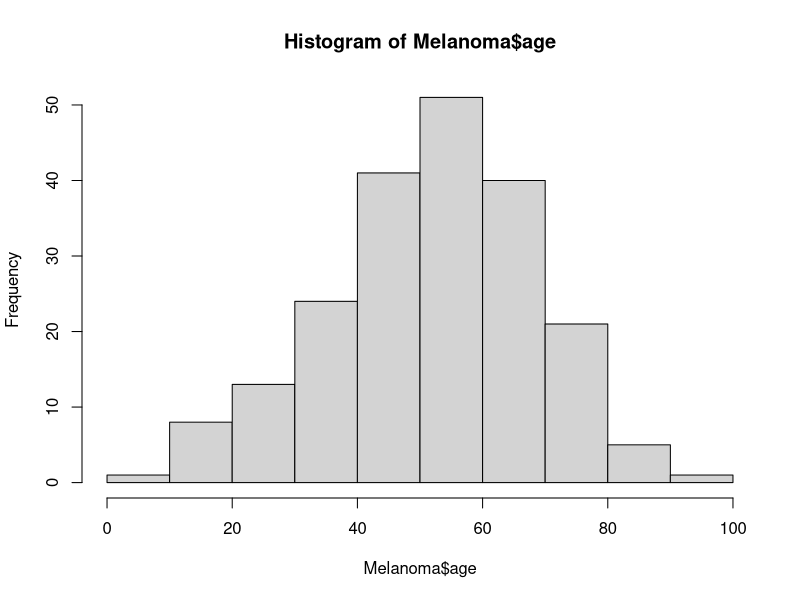
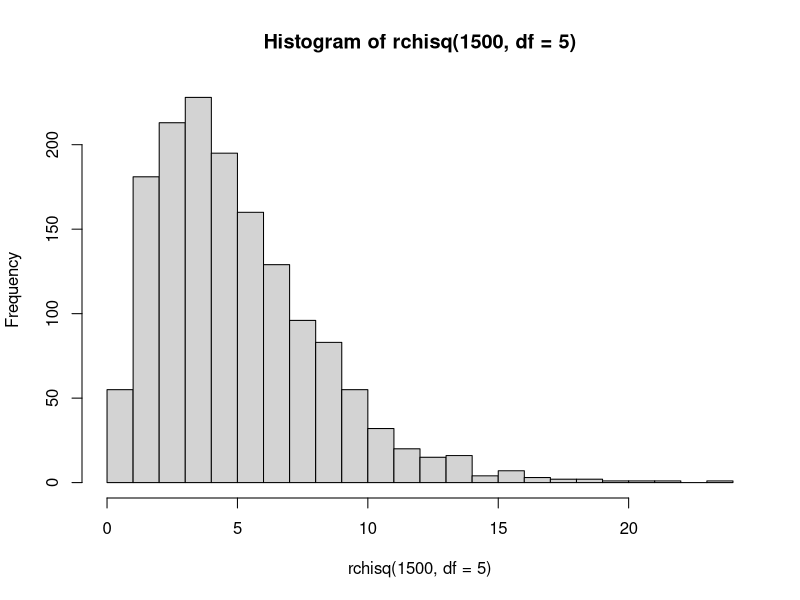

These figures' R source, in order:
## ---- chunk 1
knitr::opts_chunk$set(echo = TRUE)
## ---- chunk 2
x = c(1:100)
y = sum(log(x))

## ---- chunk 3
set.seed(42)
a_vector = rpois(250, lambda = 6)
n = length(a_vector[a_vector >= 5])
## ---- chunk 4
x = 1:100
odd_vector = rep(c(1,0), length(x) / 2)
even_vector = rep(c(0,1), length(x) / 2)
y = x + 5 * odd_vector - 10 * even_vector
## ---- chunk 5
quiz_list = list(
  x = c(1, 2),
  y = "Hello Quiz Taker",
  z = "zz"
)

quiz_list[3]
quiz_list[[3]]
quiz_list["3"] # does not work
quiz_list$z
#quiz_list$3 does not work
## ---- chunk 6
library(MASS)
MASS::Melanoma
## ---- chunk 7
hist(Melanoma$age)
hist(rchisq(1500, df = 5), breaks = 20) # example of a right skewed data
